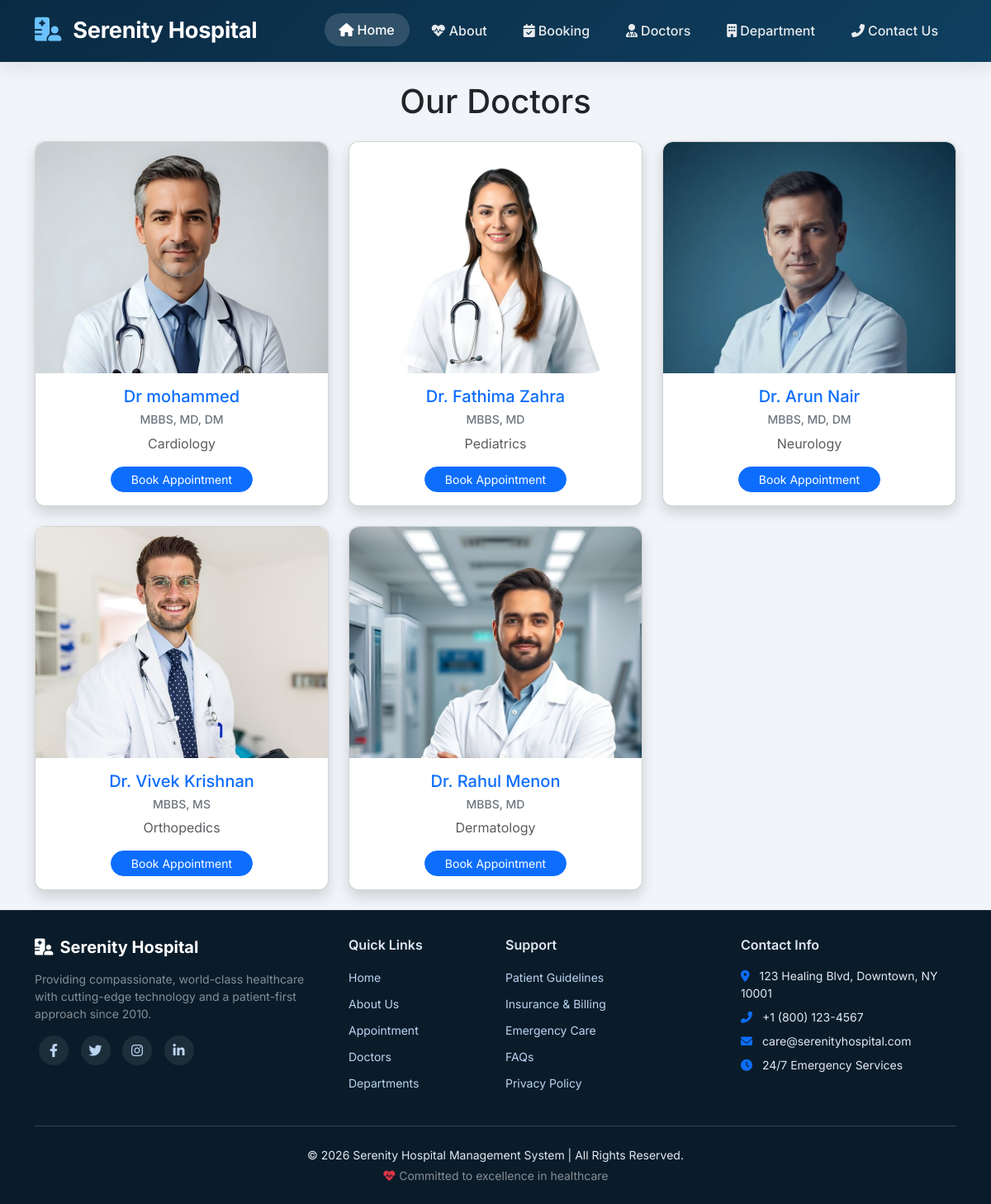
The app's page /doctors/ with its own data.
### home/models.py (models this page shows, shortened)
class Doctor(models.Model):
    doc_name = models.CharField(max_length=100)
    doc_specialty = models.CharField(max_length=100)
    dep_name = models.ForeignKey(Department, on_delete=models.CASCADE)
    dep_image = models.ImageField(upload_to='doctors')

class Department(models.Model):
    dep_name = models.CharField(max_length=100)
    dep_description = models.TextField()
    def __str__(self):
        return self.dep_name

### home/views.py (the view)
# urls.py: path('doctors/',views.doctors, name='doctors'),
def doctors(request):
   doctors = Doctor.objects.all()
   return render(request,'doctors.html', {'dict_doc' : doctors})

### templates/doctors.html (shortened to what this page needs)
{% extends 'base.html' %}
{% load static %}
{% block content %}
<div class="container mt-4">
    <h1 class="text-center mb-4">Our Doctors</h1>
    <div class="row">
        {% for d in dict_doc %}
        <div class="col-md-4 mb-4">
            <div class="card h-100 shadow">
                <img src="{{ d.dep_image.url }}"
                     class="card-img-top"
                     style="width: 100%; height: 280px; object-fit: cover; object-position: center top;"
                     alt="{{ d.doc_name }}">
                <div class="card-body text-center">
                    <h5 class="card-title text-primary">{{ d.doc_name }}</h5>
                    <h6 class="card-text small text-secondary ">{{ d.doc_specialty }}</h6>
                     <p class="card-text text-muted ">{{ d.dep_name }}</p>
                    <a href="#" class="btn btn-primary btn-sm rounded-pill px-4">Book Appointment</a>
                </div>
            </div>
        </div>
        {% empty %}
        <div class="col-12">
            <div class="alert alert-info text-center">No doctors available at the moment.</div>
        </div>
        {% endfor %}
    </div>
</div>
{% endblock %}

### templates/base.html (style rules this page uses)
* { font-family: 'Inter', sans-serif; }
body { background: #f1f5f9; display: flex; flex-direction: column; min-height: 100vh; }

### templates/doctors.html (style rules this page uses)
.card { transition: transform 0.3s ease, box-shadow 0.3s ease; border-radius: 12px; overflow: hidden; }
.card-img-top { border-top-left-radius: 12px; border-top-right-radius: 12px; }

### records on screen
Doctor: dep_image (picture), doc_name "Dr mohammed", doc_specialty "MBBS, MD, DM", dep_name "Cardiology"
Doctor: dep_image (picture), doc_name "Dr. Fathima Zahra", doc_specialty "MBBS, MD", dep_name "Pediatrics"
Doctor: dep_image (picture), doc_name "Dr. Arun Nair", doc_specialty "MBBS, MD, DM", dep_name "Neurology"
Doctor: dep_image (picture), doc_name "Dr. Vivek Krishnan", doc_specialty "MBBS, MS", dep_name "Orthopedics"
Doctor: dep_image (picture), doc_name "Dr. Rahul Menon", doc_specialty "MBBS, MD", dep_name "Dermatology"
